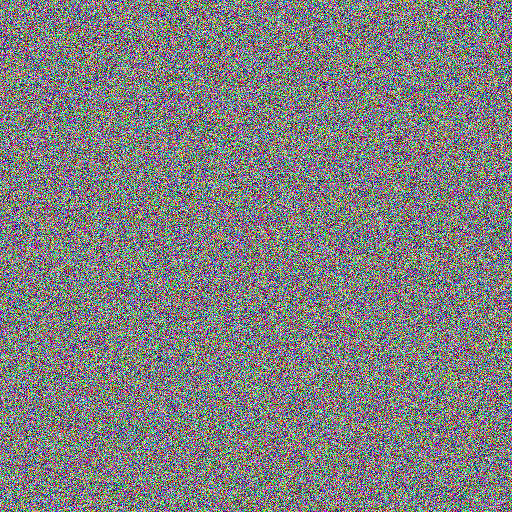

Write the Python code that produced this figure.
from PIL import Image
import numpy as np


img_dimensions = {
    "low": 0,
    "high": 256,
    "size": (512, 512, 3),
    "dtype": np.uint8
}

data = np.random.randint(0, 256, (512, 512, 3), dtype=np.uint8)
img = Image.fromarray(data, 'RGB')
img.show()
img.save("test_image.png")
print("successful")